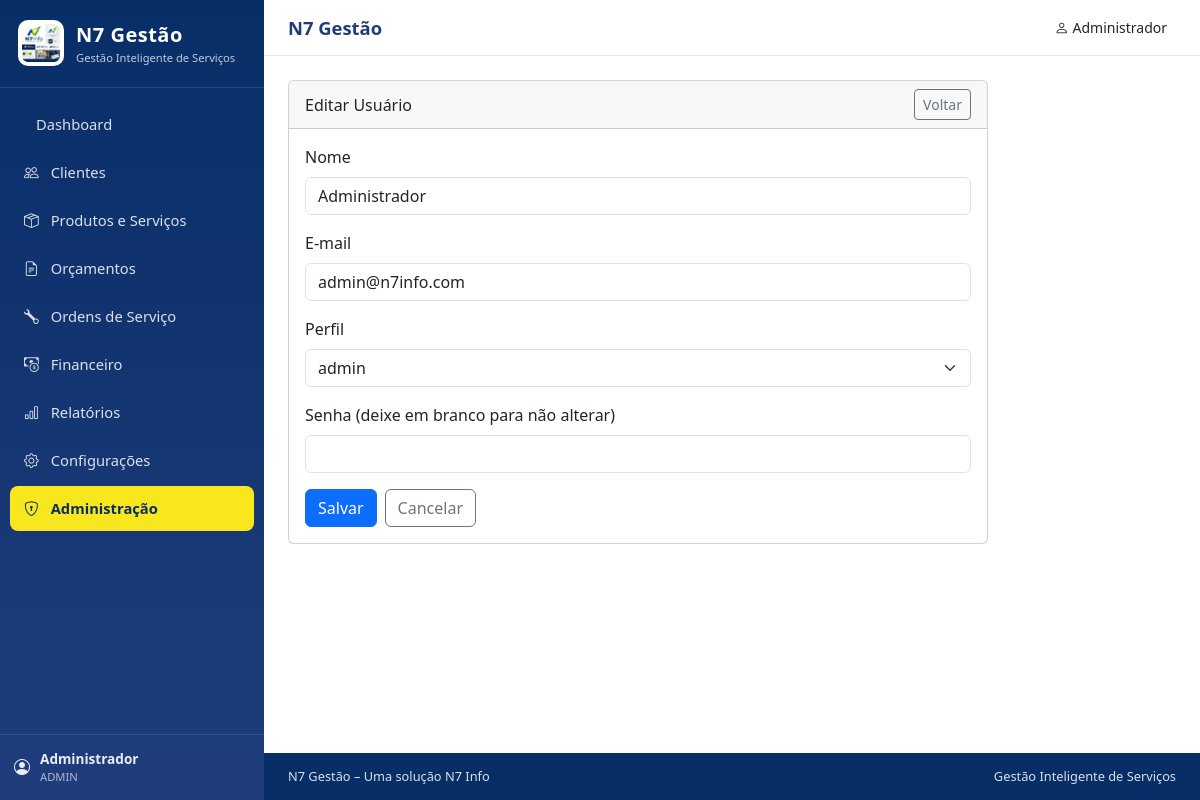
/administracao/usuario/1/editar (signed in), run on the app's committed database.
### app/models/usuario.py (models this page shows, shortened)
class Usuario(db.Model, UserMixin):
    __tablename__ = "usuarios"
    id = db.Column(db.Integer, primary_key=True)
    empresa_id = db.Column(
        db.Integer, db.ForeignKey("empresas.id"), nullable=False, index=True
    )
    nome = db.Column(db.String(150), nullable=False)
    email = db.Column(db.String(150), nullable=False, index=True)
    senha_hash = db.Column(db.String(255), nullable=False)
    perfil = db.Column(db.String(20), nullable=False, default="atendente")
    ativo = db.Column(db.Boolean, nullable=False, default=True)
    ultimo_login = db.Column(db.DateTime)
    criado_em = db.Column(db.DateTime, default=datetime.utcnow)
    empresa = db.relationship("Empresa", back_populates="usuarios", lazy=True)
    tecnico = db.relationship("Tecnico", back_populates="usuario", lazy=True)

### app/routes/administracao.py (the view, shortened to what this page needs)
@administracao_bp.route("/usuario/<int:usuario_id>/editar", methods=["GET", "POST"])
@login_required
@exigir_modulo("administracao")
def usuario_editar(usuario_id):
    usuario = Usuario.query.filter_by(
        id=usuario_id, empresa_id=current_user.empresa_id
    ).first()
    if not usuario:
        abort(404)
    return render_template("usuario_form.html", form=request.form, edicao=True, usuario=usuario, perfis=["admin", "atendente", "tecnico", "financeiro"])

### app/services/permissoes.py (called while the page is built)
def modulo_permissao(usuario):
    if not usuario or not getattr(usuario, "is_authenticated", False):
        return set()
    if usuario.perfil == "admin":
        return set(ALL_MODULOS)
    return set(PERMISSOES.get(usuario.perfil, set()))

def pode(usuario, modulo):
    return modulo in modulo_permissao(usuario)

def exigir_modulo(modulo):
    def decorator(func):
        @wraps(func)
        def wrapper(*args, **kwargs):
            if not pode(current_user, modulo):
                abort(403)
            return func(*args, **kwargs)
        return wrapper
    return decorator

### app/templates/usuario_form.html (shortened to what this page needs)
{% extends "base.html" %}
{% block content %}
<div class="card" style="max-width: 700px;">
  <div class="card-header d-flex justify-content-between align-items-center">
    <span>{% if edicao %}Editar Usuário{% else %}Novo Usuário{% endif %}</span>
    <a href="{{ url_for('administracao.index') }}" class="btn btn-sm btn-outline-secondary">Voltar</a>
  </div>
  <div class="card-body">
    <form method="post" action="{% if edicao %}{{ url_for('administracao.usuario_editar', usuario_id=usuario.id) }}{% else %}{{ url_for('administracao.usuario_novo') }}{% endif %}">
      <div class="mb-3">
        <label class="form-label">Nome</label>
        <input type="text" class="form-control" name="nome" value="{{ usuario.nome if usuario else '' }}" required>
      </div>
      <div class="mb-3">
        <label class="form-label">E-mail</label>
        <input type="email" class="form-control" name="email" value="{{ usuario.email if usuario else '' }}" required>
      </div>
      <div class="mb-3">
        <label class="form-label">Perfil</label>
        <select class="form-select" name="perfil">
          {% for p in perfis %}
          <option value="{{ p }}" {% if usuario and usuario.perfil == p %}selected{% endif %}>{{ p }}</option>
          {% endfor %}
        </select>
      </div>
      <div class="mb-3">
        <label class="form-label">Senha (deixe em branco para não alterar)</label>
        <input type="password" class="form-control" name="senha">
      </div>
      <div class="d-flex gap-2">
        <button class="btn btn-primary" type="submit">Salvar</button>
        <a class="btn btn-outline-secondary" href="{{ url_for('administracao.index') }}">Cancelar</a>
      </div>
    </form>
  </div>
</div>
{% endblock %}

### app/templates/base.html (shortened to what this page needs)
<!doctype html>
<html lang="pt-BR">
<head>
  <link href="https://cdn.jsdelivr.net/npm/bootstrap@5.3.3/dist/css/bootstrap.min.css" rel="stylesheet">
  <link href="https://cdn.jsdelivr.net/npm/bootstrap-icons@1.11.3/font/bootstrap-icons.min.css" rel="stylesheet">
  <link rel="stylesheet" href="{{ url_for('static', filename='css/n7.css') }}">
</head>
<body>
  <div class="n7-shell d-flex">
    <aside id="n7Sidebar" class="n7-sidebar d-none d-md-flex flex-column">
      <div class="n7-brand">
        <img src="{{ url_for('static', filename='img/logo.png') }}" alt="N7 Gestão" class="n7-logo">
        <div>
          <div class="n7-brand-nome">N7 Gestão</div>
          <div class="n7-brand-slogan">Gestão Inteligente de Serviços</div>
        </div>
      </div>
      <nav class="n7-nav flex-grow-1">
        <a href="{{ url_for('dashboard.dashboard') }}" class="n7-nav-item {% if request.endpoint == 'dashboard.dashboard' %}ativo{% endif %}">
           Dashboard
        </a>
        {% if pode(current_user, 'clientes') %}
        <a href="{{ url_for('clientes.listar') }}" class="n7-nav-item {% if request.endpoint and request.endpoint.startswith('clientes.') %}ativo{% endif %}">
          <i class="bi bi-people"></i> Clientes
        </a>
        {% endif %}
        {% if pode(current_user, 'catalogo') %}
        <a href="{{ url_for('catalogo.listar') }}" class="n7-nav-item {% if request.endpoint and request.endpoint.startswith('catalogo.') %}ativo{% endif %}">
          <i class="bi bi-box-seam"></i> Produtos e Serviços
        </a>
        {% endif %}
        {% if pode(current_user, 'orcamentos') %}
        <a href="{{ url_for('orcamentos.listar') }}" class="n7-nav-item {% if request.endpoint and request.endpoint.startswith('orcamentos.') %}ativo{% endif %}">
          <i class="bi bi-file-earmark-text"></i> Orçamentos
        </a>
        {% endif %}
        {% if pode(current_user, 'ordens_servico') %}
        <a href="{{ url_for('ordens_servico.listar') }}" class="n7-nav-item {% if request.endpoint and request.endpoint.startswith('ordens_servico.') %}ativo{% endif %}">
          <i class="bi bi-wrench"></i> Ordens de Serviço
        </a>
        {% endif %}
        {% if pode(current_user, 'financeiro') %}
        <a href="{{ url_for('financeiro.listar') }}" class="n7-nav-item {% if request.endpoint and request.endpoint.startswith('financeiro.') %}ativo{% endif %}">
          <i class="bi bi-cash-coin"></i> Financeiro
        </a>
        {% endif %}
        {% if pode(current_user, 'relatorios') %}
        <a href="{{ url_for('relatorios.index') }}" class="n7-nav-item {% if request.endpoint and request.endpoint.startswith('relatorios.') %}ativo{% endif %}">
          <i class="bi bi-bar-chart"></i> Relatórios
        </a>
        {% endif %}
        {% if pode(current_user, 'configuracoes') %}
        <a href="{{ url_for('configuracoes.index') }}" class="n7-nav-item {% if request.endpoint and request.endpoint.startswith('configuracoes.') %}ativo{% endif %}">
          <i class="bi bi-gear"></i> Configurações
        </a>
        {% endif %}
        {% if pode(current_user, 'administracao') %}
        <a href="{{ url_for('administracao.index') }}" class="n7-nav-item {% if request.endpoint and request.endpoint.startswith('administracao.') %}ativo{% endif %}">
          <i class="bi bi-shield-lock"></i> Administração
        </a>
        {% endif %}
      </nav>
      <div class="n7-sidebar-footer">
        <div class="n7-sidebar-user">
          <i class="bi bi-person-circle"></i>
          <div>
            <div class="n7-sidebar-user-nome">{{ current_user.nome }}</div>
            <div class="n7-sidebar-user-perfil">{{ current_user.perfil }}</div>
          </div>
        </div>
      </div>
    </aside>
    <div class="n7-main flex-grow-1 d-flex flex-column">
      <header class="n7-topbar d-flex align-items-center">
        <div class="n7-topbar-title">
          {% block page_title %}N7 Gestão{% endblock %}
        </div>
        <div class="n7-topbar-right ms-auto d-flex align-items-center gap-2">
          <div class="n7-user-menu position-relative">
            <button class="n7-user-btn btn btn-sm" type="button" data-bs-toggle="dropdown">
              <i class="bi bi-person"></i>
              <span class="d-none d-sm-inline">{{ current_user.nome }}</span>
            </button>
          </div>
        </div>
      </header>
      <main class="n7-content">
        {% block content %}{% endblock %}
      </main>
      <footer class="n7-footer">
        <div class="n7-footer-inner">
          <span>N7 Gestão – Uma solução N7 Info</span>
          <span class="d-none d-sm-inline">Gestão Inteligente de Serviços</span>
        </div>
      </footer>
    </div>
  </div>
</body>
</html>

### app/static/css/n7.css (style rules this page uses)
:root { --n7-blue: #1F3D7C; --n7-blue-dark: #082E68; --n7-navy: #082E68; --n7-yellow: #F8E71C; --n7-green: #4CAF50; --n7-white: #FFFFFF; --n7-bg: #F4F6F9; --n7-dark: #343A40; --n7-border: #E2E8F0; }
.n7-shell { min-height: 100vh; }
.n7-sidebar { width: 264px; background: linear-gradient(180deg, var(--n7-navy) 0%, var(--n7-blue) 100%); color: var(--n7-white); min-height: 100vh; position: sticky; top: 0; height: 100vh; flex-shrink: 0; }
.n7-brand { display: flex; align-items: center; gap: 12px; padding: 20px 18px; border-bottom: 1px solid rgba(255, 255, 255, 0.12); }
.n7-logo { width: 46px; height: 46px; object-fit: contain; background: var(--n7-white); border-radius: 10px; padding: 4px; }
.n7-brand-nome { font-size: 1.25rem; font-weight: 700; letter-spacing: 0.5px; }
.n7-brand-slogan { font-size: 0.7rem; opacity: 0.75; }
.n7-nav { padding: 14px 10px; overflow-y: auto; }
.n7-nav-item { display: flex; align-items: center; gap: 12px; padding: 11px 14px; margin-bottom: 4px; border-radius: 8px; color: rgba(255, 255, 255, 0.85); text-decoration: none; font-size: 0.92rem; transition: background 0.15s, color 0.15s; }
.n7-nav-item.ativo { background: var(--n7-yellow); color: var(--n7-navy); font-weight: 600; }
.n7-sidebar-footer { padding: 14px; border-top: 1px solid rgba(255, 255, 255, 0.12); }
.n7-sidebar-user { display: flex; align-items: center; gap: 10px; color: rgba(255, 255, 255, 0.9); }
.n7-sidebar-user-nome { font-size: 0.85rem; font-weight: 600; }
.n7-sidebar-user-perfil { font-size: 0.7rem; text-transform: uppercase; opacity: 0.7; }
.n7-main { flex: 1; display: flex; flex-direction: column; min-width: 0; }
.n7-topbar { background: var(--n7-white); border-bottom: 1px solid var(--n7-border); padding: 12px 24px; position: sticky; top: 0; z-index: 1030; }
.n7-topbar-title { font-size: 1.15rem; font-weight: 700; color: var(--n7-blue); }
.n7-content { flex: 1; padding: 24px; }
.n7-footer { background: var(--n7-navy); color: rgba(255, 255, 255, 0.85); font-size: 0.8rem; }
.n7-footer-inner { padding: 14px 24px; display: flex; justify-content: space-between; flex-wrap: wrap; gap: 8px; }

### data on the page
Usuario: nome "Administrador", perfil "ADMIN", email "admin@n7info.com", perfil "admin"
